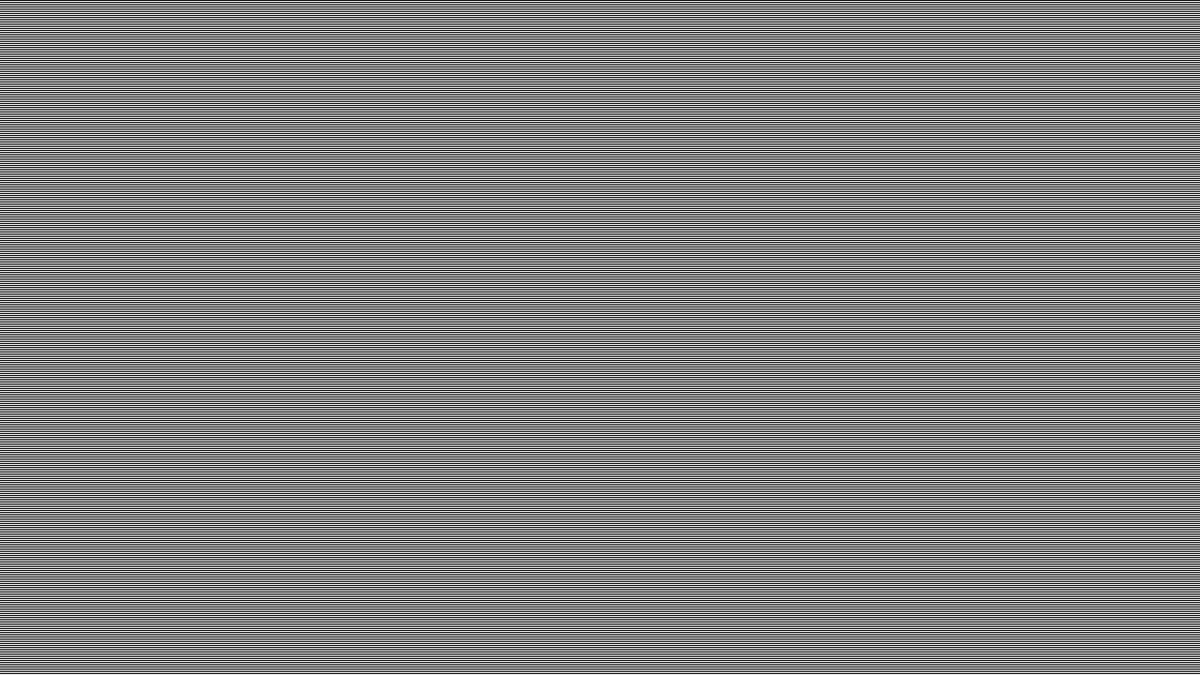
Frame 1 (no input)
Frame 2 (the mouse pressed at the canvas centre, redrawn once): identical to frame 1, image omitted

The Processing sketch that drew this single still picture (run headless with seeded random() and noise(); the mouse was pressed at the canvas centre and the sketch redrawn once):

// Processing sketch: CA
// ── CA.pde
boolean[] row;
int page;
boolean changeRule = true;
boolean scroll = false;
boolean save = false;
boolean colorMode = true;
int shift = 0; // factor for shifting the subsequent row when drawn
int qty_neighbors = 6  ; // how many cells from the previous row are considered
int qty_colors = 2; // colordepth
int counter_shift = 0 ;
int tap_1 = 27;
int tap_2 = 231;
int tap_3 = 127;
int tap_4 = 31;

int designWidth = 5100;
int designHeight = 5100;

int scale = 1; // magnification factor
int xoffset = 0; //shifts magnified view
int yoffset = 0; //shifts magnified view

boolean tap_1_en = true;
boolean tap_2_en = true;
boolean tap_3_en = true;
boolean tap_4_en = true;

boolean jam = false; //force an input

String thePath;
String initial_rule = new String("0100000000000000000000000000001000000000000001000000000001000001");
PImage design;

color[] colors;


int qty_neighbor_combinations = int(pow(qty_colors, qty_neighbors));


ShiftRegister register;
ShiftRegister rules;

void setup() {
  size(1280, 720);
  design = createImage(designWidth, designHeight, RGB);

  rules = new ShiftRegister(qty_neighbor_combinations);
  for (int i = 0; i < rules.data.length; i++) {
    if (initial_rule.charAt(rules.data.length-1-i) == 48) {
      rules.data[i] = false;
    } else if (initial_rule.charAt(rules.data.length-1-i) == 49) {
      rules.data[i] = true;
    }
  }

  row = new boolean[design.width];
  register = new ShiftRegister(design.width);
  register.randomize();
  generatePalette(1);
  register.reset();
  shiftRegisterToRow();
  updateDesign();


  noSmooth();
  noLoop();
}

void draw() {
  updateDesign();
  background(0);
  image(design, 0+(xoffset*scale), 0+(yoffset*scale), design.width*scale, design.height*scale);
}

void generatePalette(int mode) {
  colors = new color[qty_neighbor_combinations];
  switch(mode) {

  case 0:

    color colorA = color(random(256), random(256), random(256));
    color colorB = color(random(256), random(256), random(256));
    for (int i = 0; i < colors.length; i++) {
      colors[i] = lerpColor(colorA, colorB, float(i)/float(colors.length-1));
    }
    break;
  case 1:
    for (int i = 0; i < colors.length; i++) {
      colors[i] = color(random(256), random(256), random(256));
    }

    break;
  }
}

void incrementRule() {
  Counter rules_copy = new Counter(rules.data.length, rules.data);
  rules_copy.inc();
  for (int i = 0; i < rules.data.length; i++) {
    rules.data[i] = rules_copy.register[i].state;
  }
}

void decrementRule() {
  Counter rules_copy = new Counter(rules.data.length, rules.data);
  rules_copy.dec();
  for (int i = 0; i < rules.data.length; i++) {
    rules.data[i] = rules_copy.register[i].state;
  }
}

void invertRules() {
  for (int i = 0; i < rules.data.length; i++) {
    rules.data[i] = !rules.data[i];
  }
}

void reverseRules() {
  boolean[] buffer = new boolean[rules.data.length];
  for (int i = 0; i < rules.data.length; i++) {
    buffer[i] = rules.data[i];
  }
  for (int i = 0; i < rules.data.length; i++) {
    rules.data[i] = buffer[rules.data.length - 1 - i];
  }
}

String rule() {
  String _theRule = new String();
  for (int i = rules.data.length-1; i >= 0; i--) {
    _theRule += int(rules.data[i]);
  }
  return _theRule;
}

void updateDesign() {

  design.loadPixels();
  shiftRegisterToRow();
  for (int i = 0; i < design.height; i++) {
    drawRow(i);
    applyRules(countNeighbors());
  }
  design.updatePixels();
  println(rule());
}



void keyPressed() {
  switch(key) {
  case 'n':
    colorMode=!colorMode;
    break;
  case 'v':
    generatePalette(0);
    break;
  case 'b':
    generatePalette(1);
    break;
  case 'd':
    invertRules();
    break;
  case 'f':
    reverseRules();
    break;
  case 'x':
    register.reset();
    shiftRegisterToRow();
    break;
  case 'c':
    register.reset();
    register.data[int(register.data.length/2)] = true;
    shiftRegisterToRow();
    break;
  case 'j':
    jam = true;
    break;
  case '1':
    tap_1_en = !tap_1_en;
    break;
  case '2':
    tap_2_en = !tap_2_en;
    break;
  case '3':
    tap_3_en = !tap_3_en;
    break;
  case '4':
    tap_4_en = !tap_4_en;
    break;
  case 'r': 
    register.randomize();
    shiftRegisterToRow();
    break;
  case 's':
    incrementRule();
    println("shift: " + shift);
    break;
  case 'a':
    decrementRule();
    println("shift: " + shift);
    break;
  case 'q':
    register.shiftLeft(register.data[register.data.length-1]);
    break;
  case 'w':
    register.shiftRight(register.data[0]);
    break;
  case'-':
    shift--;
    println("shift: " + shift);
    break;
  case'=':
    shift++;
    println("shift: " + shift);
    break;
  case 'p':
    rules.randomize();
    println("shift: " + shift);
    break;
  case 'o':
    save_file();
    break;
  case',':
    rules.shiftLeft(rules.data[rules.data.length-1]);
    break;
  case'.':
    rules.shiftRight(rules.data[0]);
    break;
  case 'z':
    rules.reset();
    break;
  case'[':
    rules.shiftLeft(rules.data[15]^rules.data[16]);
    break;
  case']':
    rules.shiftRight(rules.data[1]^rules.data[0]);
    break;
  case'_':
    if (scale > 1) scale--;
    break;
  case'+':
    scale++;
    break;
  }
  switch(keyCode) {
  case 37: //left
    xoffset+=50;
    break;
  case 38: //up
    yoffset+=50;
    break; 
  case 39: //right
    xoffset-=50;
    break; 
  case 40: //down
    yoffset-=50;
    break;
  }
  redraw();
}

void save_file() {
  selectOutput("Select a file to process:", "outputSelection");
}

void outputSelection(File output) {
  if (output == null) {
    println("Window was closed or the user hit cancel.");
  } else {
    println("User selected " + output.getAbsolutePath());
    thePath = output.getAbsolutePath();
    saveData(thePath);
  }
}

void saveData(String _thePath) {
  design.save(_thePath + "_" + rule() + "_" + shift +".PNG");
  println("Done Saving! " + _thePath);
  save = false;
}

void randomizeLine() {
  for (int i = 0; i < design.width; i++) {
    if (random(1) < random(1)) {
      row[i]=true;
    } else {
      row[i]=false;
    }
  }
}

void shiftRegisterToRow() {
  for (int i = 0; i < design.width; i++) { 
    row[i]=register.data[i];
  }
}

void drawRow(int _y) {
  int[] states = countNeighbors();
  for (int x = 0; x < design.width; x++) {
    if (colorMode) {
      design.pixels[_y * design.width+x] = color(255*int(row[x]));
    } else {
      design.pixels[_y * design.width+x] = colors[states[x]];
    }
  }
}



void shiftUp() {
  for (int i = 0; i < design.pixels.length-design.width; i++) {
    design.pixels[i] = design.pixels[i+design.width];
  }
}

int[] countNeighbors() { 
  int[] state = new int[design.width];
  for (int i = 0; i < design.width; i++) {
    for (int n = 0; n < qty_neighbors; n++) {
      int coord = ((i + shift) + design.width + (n - int(qty_neighbors/2))) % design.width;
      state[i] |= int(row[coord]) << ((qty_neighbors-1) - n);
    }
  }
  return state;
}

void applyRules(int[] _states) {
  for (int i = 0; i < design.width; i++) {
    row[i] = rules.data[_states[i]];
  }
}

/*********begin class definitions********/

//Counter is a class of objects that have n number of stages.
//The counter operates like a binary ripple counter similar to the CD4040.
//Creation arguments: int size
//Methods:
//clock() - increments the counter
//clock(boolean clockInput) - allows an external clock to increment the counter. triggered on "falling edge" transistion from true to false.
//reset() - sets all stages to false
//display() - prints the counter's internal state from Least significant bit to Most significant bit from left to right (reverse binary)
//display(int Q, int x, int y) - changes the pixel at the coordinates x, y to match the output state of stage Q
//length() returns int - number of stages in the current counter
//getState(int Q) - returns boolean - the value of stage Q



class ShiftRegister {

  boolean[] data;

  ShiftRegister(int _length) {
    data = new boolean[_length];
    for (int i = 0; i < data.length; i++) {
      if (i == 0) { 
        data[0] = true ;
      } else {
        data[i] = false;
      }
    }
  }

  void load(boolean[] _input) {
    for (int i = 0; i < data.length; i++) {
      data[i] = _input[i];
    }
  }

  void shiftLeft(boolean _input) {
    for (int i = data.length-1; i > 0; i--) {
      data[i] = data[i-1];
    }
    data[0] = _input;
  }

  void shiftLeft() {
    for (int i = data.length-1; i > 0; i--) {
      data[i] = data[i-1];
    }
    data[0] = false;
  }

  void shiftRight(boolean _input) {
    for (int i = 0; i < data.length-1; i++) {
      data[i] = data[i+1];
    }
    data[data.length-1] = _input;
  }

  void shiftRight() {
    for (int i = 0; i < data.length-1; i++) {
      data[i] = data[i+1];
    }
    data[data.length-1] = false;
  }

  void reset() {
    for (int i = 0; i < data.length; i++) {
      data[i] = false;
    }
  }

  void randomize() {
    for (int i = 0; i < data.length; i++) {
      if (random(1) < random(1)) {
        data[i]=true;
      } else {
        data[i]=false;
      }
    }
  }
}


class Counter {
  FlipFlop[] register;
  int length;

  Counter(int size) {
    length = size;
    register = new FlipFlop[size];
    for (int i = 0; i < register.length; i++) {
      register[i] = new FlipFlop();
    }
  }

  Counter(int size, boolean[] _input) {
    length = size;
    register = new FlipFlop[size];
    for (int i = 0; i < register.length; i++) {
      register[i] = new FlipFlop(_input[i]);
      if ( i != 0 ) register[i].previousClock = _input[i-1];
    }
  }

  void load(boolean[] _input) {
    for (int i = 0; i < _input.length; i++) {
      register[i].state = _input[i];
    }
  }

  void reset() {
    for (int i = 0; i < register.length; i++) {
      register[i].reset();
    }
  }

  void inc() {
    this.clock();
  }

  void dec() {
    for (int i = 0; i < register.length; i++) {
      register[i].state = !register[i].state;
      if ( i != 0 ) register[i].previousClock = register[i-1].state;
    }
    this.clock();
    for (int i = 0; i < register.length; i++) {
      register[i].state = !register[i].state;
      if ( i != 0 ) register[i].previousClock = register[i-1].state;
    }
  }

  void clock() {
    for (int i = 0; i < register.length; i++) {
      if (i == 0) {
        register[0].state = !register[0].state;
      } else {
        register[i].flip(register[i-1].state);
      }
    }
  }

  void clock(boolean clockInput) {
    for (int i = 0; i < register.length; i++) {
      if (i == 0) {
        register[0].flip(clockInput);
      } else {
        register[i].flip(register[i-1].state);
      }
    }
  }

  void display() {
    for (int i = 0; i < register.length; i++) {
      print(int(register[i].state));
    }
    println();
  }

  void display(int Q, int x, int y) {
    loadPixels();
    pixels[y*width + x]=color(int(register[Q].state)*255);
    updatePixels();
  }

  //FlipFlop is a clas of objects that behave like flipflop logic circuits.
  //Creation arguments: boolean init - sets initial state (optional)
  //Methods:
  //flip(boolean clock) - causes the flipflop to change states. triggered by "falling edge", true to false, logic transistion.
  //setState(boolean set) - sets register to set
  //reset() - resets register state to false
  //getState() - returns boolean - the value of the state

  class FlipFlop {  
    boolean state;
    boolean currentClock;
    boolean previousClock;

    FlipFlop() {
      state=false;
    }

    FlipFlop(boolean init) {
      state=init;
    }

    void flip(boolean clock) {
      currentClock = clock;
      if (!currentClock && previousClock) {
        state = !state;
      }
      previousClock = currentClock;
    }

    void reset() {
      state = false;
      currentClock = false;
      previousClock = false;
    }
  }
}
